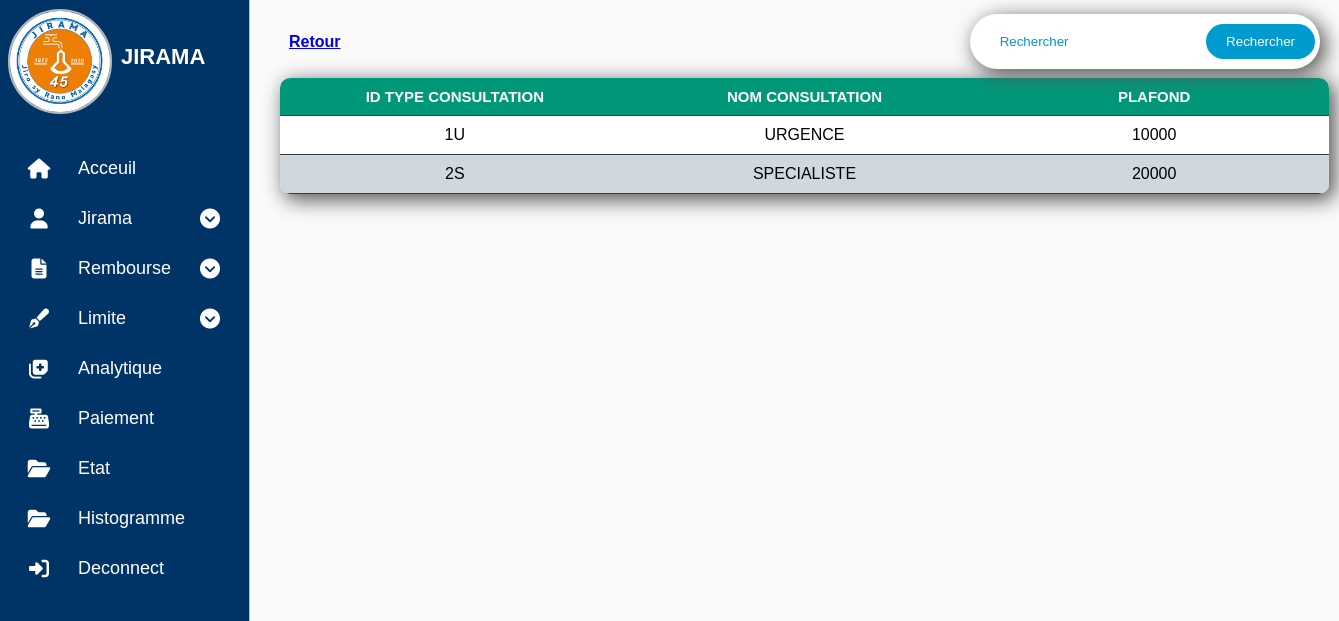
Page /PagerUser/ConsultationLimTabl.php on the committed database.
### tables this page shows
CREATE TABLE `type_consultation` (
  `id_type_consultation` varchar(20) NOT NULL,
  `nom_consultation` varchar(200) NOT NULL,
  `plafond` float NOT NULL
);

### Config/serveur.php (called while the page is built, shortened)
<?php
class Db {
    function connexion() {
        try {
            $pdo = new PDO(self::DNS, self::USER, self::PASSWORD);
            $pdo->setAttribute(PDO::ATTR_ERRMODE, PDO::ERRMODE_EXCEPTION);
            return $pdo;
        } catch (PDOException $e) {
            echo "Échec de la connexion : " . $e->getMessage();
            return null;
        }
    }
}
?>

### Repository/TypeconsultationRepository.php (called while the page is built, shortened)
<?php
require_once("../Config/serveur.php");
class TypeConsultRepository{
    public function read_Type_Consultation(){
      $db= new Db();
        $h=$db->connexion()->query("SELECT * FROM type_consultation ");
        foreach($h->fetchAll(PDO::FETCH_ASSOC) as $key){
            $af[]= array($key["id_type_consultation"],$key["nom_consultation"],$key["plafond"]);
    }
    return $af;
    }
    }
?>

### PagerUser/ConsultationLimTabl.php (the view, shortened to what this page needs)
<!DOCTYPE html>
<html lang="en">
<head>
    <link rel="stylesheet" href="https://cdnjs.cloudflare.com/ajax/libs/font-awesome/6.6.0/css/all.min.css" />
    <link rel="stylesheet" href="../Css/Anlytique/style.css">
    <link rel="stylesheet" href="../Css/Anlytique/modalAdd.css">
</head>
<body>
<?php
require("Nav.php");
?>
    <main>
    <div class="table">
    <div class="table_header">
    <h4><a href="ConsultationLimite.php">Retour</a></h4>
        <div class="meta">
            <form action="" method="post">
                <input type="text" name="rech" id="rech" placeholder="Rechercher">
                <input type="submit" id="btn_new" name="recherche" class="add_new" value="Rechercher">
            </form>
        </div>
    </div>
    <div class="table_section" >
        <table>
            <thead>
                <tr>
                <th>id type consultation</th>
                            <th>nom consultation</th>
                            <th>plafond</th>
                </tr>
            </thead>
            <tbody>
                <?php
                require("../Repository/TypeconsultationRepository.php");
                $tab = new TypeConsultRepository();
                $resultat = $tab->read_Type_Consultation();
                if(isset($_POST['recherche'])){
                    $s = new TypeConsultationEntity();
                    $s->setId_type_consultation($_POST['rech']);
                    $resultat = $tab->search_Type_Consultation($s);
                    }
                    else{
                    $resultat =$tab->read_Type_Consultation();
                    }
                    foreach ($resultat as $r) {
                        ?>
                        <tr >
                        <td><?= $r[0] ?></td>
                        <td><?= $r[1] ?></td>
                        <td><?= $r[2] ?></td>
                        </tr>
                        <?php
                   }
                ?>
            </tbody>
        </table>
    </div>
</div>
    </main>
</body>
</html>

### Css/Anlytique/style.css (style rules this page uses)
* { margin: 0; padding: 0; font-family: sans-serif ; }
body { min-height: 100vh; min-height: 100dvh; background-color: #FAFAFA;; color: black; display: grid; grid-template-columns: auto 1fr ; }
main { padding: min(30px, 7%); margin-left: 250px; padding-top: 5px; }

### Css/Anlytique/modalAdd.css (style rules this page uses)
.table_header { display: flex; justify-content: space-between; align-items: center; padding: 9px; border-radius: 5px; }
.table .table_header .meta { background: #fff; box-shadow: 5px 5px 20px 1px rgb(85, 85, 85); padding: 10px 5px; border-radius: 30px; }
.add_new { padding: 10px 20px; color: #fff; background-color: #029Bcf; }
#btn_new { outline: none; border: none; border-radius: 30px; cursor: pointer; }
#rech { padding: 10px 20px; margin: 0 5px ; outline: none; border: none; border-radius: 6px; color: #029Bcf; }
.table { width: 1049px; margin-bottom: 40px; }
.table_section { overflow: auto; border-radius: 10px; background: #fff; box-shadow: 5px 5px 20px 1px rgb(85, 85, 85); }
table { width: 100%; table-layout: fixed; border-collapse: collapse; }
thead th { top: 0; background-color: #009879; color: #fff; font-size: 15px; text-transform: uppercase; }
tbody tr { background-color: #fff; color: #000000; cursor: pointer; }
th,td { border-bottom: 1px solid #3a3a3a; padding: 10px 20px; word-break: break-all; text-align: center; }
tbody tr:nth-child(even) { background-color: #cfd8dc; }
::placeholder { color: #0298cf; }

### rows in the picture
type_consultation: id_type_consultation "1U", nom_consultation "URGENCE", plafond "10000"
type_consultation: id_type_consultation "2S", nom_consultation "SPECIALISTE", plafond "20000"
